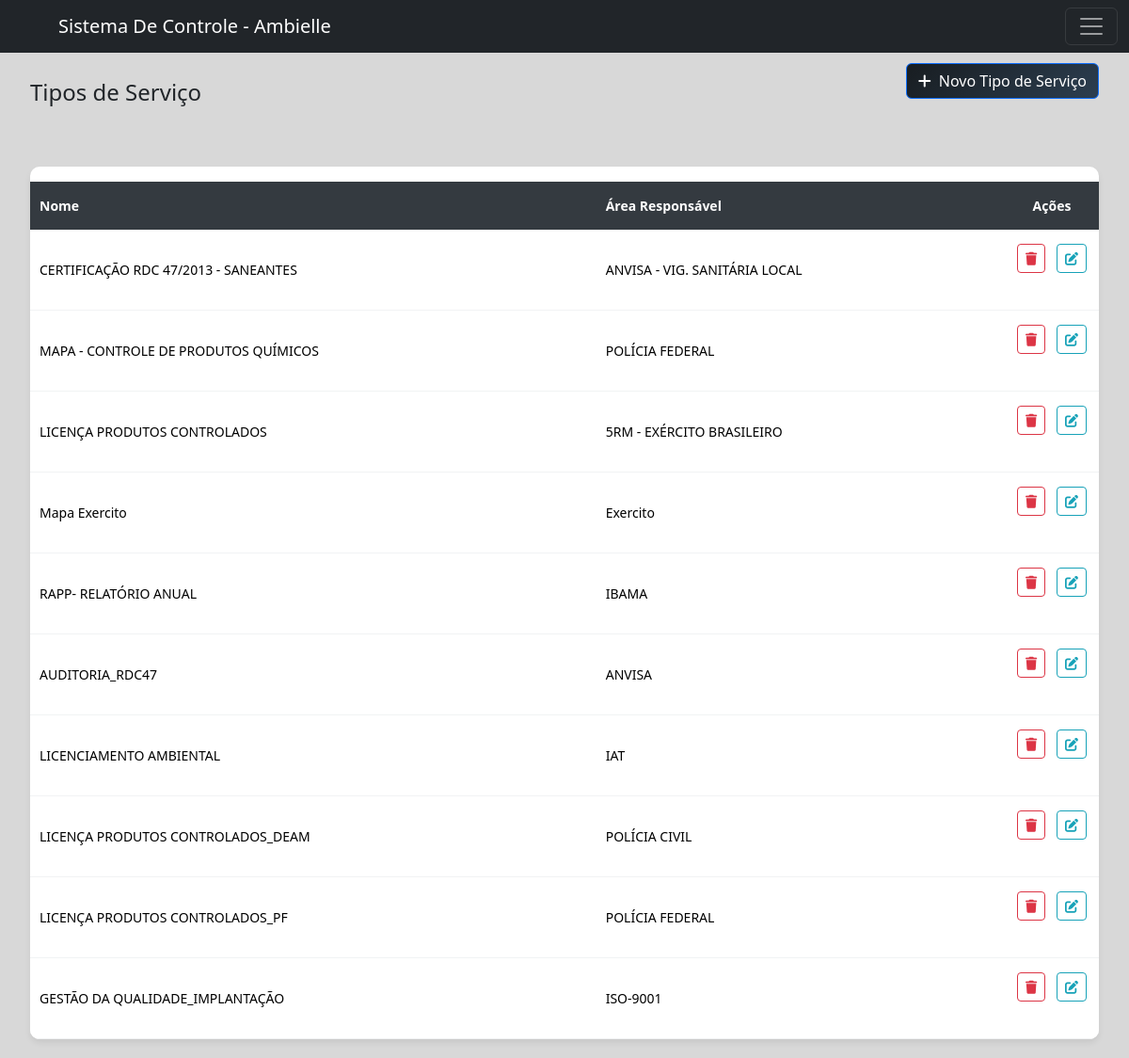
Page /ambielle/listaTipoServico/ (signed in) on the committed database.
### workflow/models.py (models this page shows, shortened)
class TipoServico(models.Model):
    nome = models.CharField(max_length=50, unique=True)
    orgao = models.CharField(max_length=50, blank=True)

### workflow/views/getPage.py (the view)
# urls.py: path('ambielle/listaTipoServico/', views.listaTipoServico, name='listaTipoServico'),
@login_required(login_url='workflow:login')
def listaTipoServico(request):
    title = 'Lista de Tipos de Serviço'
    tipos_servico = TipoServico.objects.all()
    paginator = Paginator(tipos_servico, 15)
    page_number = request.GET.get('page')
    page_obj = paginator.get_page(page_number)
    context = {
        'title': title,
        'page_obj': page_obj # Lista paginada dos serviços
    }
    return render(request, 'workflow/tipoServico.html', context)

### workflow/templates/workflow/tipoServico.html (shortened to what this page needs)
{% extends 'global/base.html' %}
{% load static %}
{% block content %}
  <main>
    <div class="container-fluid py-4">
      <div class="d-flex justify-content-between align-items-center mb-4">
        <h2 class="h4 text-dark mb-0">Tipos de Serviço</h2>
        <button type="button" class="btn btn-primary open-modal-btn" data-url="{% url 'workflow:tipoServico' %}">
          <i class="fas fa-plus me-2"></i>Novo Tipo de Serviço
        </button>
      </div>
    </div>
    <div class="container-fluid">
      <div class="card">
        <div class="card-body p-0">
          <div class="table-responsive">
            <table class="table table-hover mb-0">
              <thead>
                <tr>
                  <th>Nome</th>
                  <th>Área Responsável</th>
                  <th width="100" class="text-center">Ações</th>
                </tr>
              </thead>
          <tbody>
            {% for servico in page_obj %}
              <tr>
                <td>{{ servico.nome }}</td>
                <td>{{ servico.orgao }}</td>
                <td class="text-center">
                  <a href="{% url 'workflow:deleteTipoServico' servico.id %}"
                     onclick="return confirm('Tem certeza que deseja excluir este item?');"
                     class="btn btn-sm btn-outline-danger me-2"
                     title="Excluir tipo de serviço">
                    <i class="fas fa-trash"></i>
                  </a>
                  <a href="#" class="btn btn-sm btn-outline-primary edit-servico"
                     data-url="{% url 'workflow:updateTipoServico' servico.id %}"
                     title="Editar tipo de serviço">
                    <i class="fas fa-edit"></i>
                  </a>
                </td>
              </tr>
            {% endfor %}
          </tbody>
        </table>
      </div>
    </div>
  </div>
</div>
</main>
{% endblock %}

### base_static/global/css/modal_padrao.css (style rules this page uses)
:root { --modal-primary-color: #17a2b8; --modal-primary-hover: #138496; --modal-primary-dark: #117a8b; --modal-secondary-color: #6c757d; --modal-secondary-hover: #545b62; --modal-error-color: #e74c3c; --modal-success-color: #28a745; }

### base_static/global/css/variables.css (style rules this page uses)
:root { @import url('https://fonts.googleapis.com/css2?family=Cabin+Condensed:wght@400;500;600;700&family=Roboto+Mono:ital,wght@0,100..700;1,100..700&display=swap'); --primary-color: #6fddd8; --secondary-color: #181D21; --hover-sidebar: #3e4246; --background-color: #D1D2D4; --color-alt-list: #0fbeb6; --padding: 16px; --primary-font: 'Cabin Condensed', sans-serif; --secondary-font: 'Roboto Mono', sans-serif; }
body { margin: 0; padding: 20px; display: flex; min-height: 100vh; }
main { flex: 1; margin-top: 2%; display: flex; margin-left: 0; flex-direction: column; width: 100%; }

### base_static/global/css/forms.css (style rules this page uses)
.form-actions, .btn { margin-bottom: 1.5rem; }
.btn-primary { background: linear-gradient(135deg, var(--secondary-color), #2c3e50); color: white; }
.text-center { text-align: center; }
.me-2 { margin-right: 0.5rem; }

### base_static/global/css/home.css (style rules this page uses)
.table-responsive { overflow-x: auto; }
.table { width: 100%; margin-top: 1rem; border-collapse: collapse; }
.table th, .table td { padding: 0.75rem; text-align: left; border-bottom: 1px solid #dee2e6; }
.table th { background-color: #f8f9fa; font-weight: 600; }
.text-center { text-align: center; }

### base_static/global/css/timeLine.css (style rules this page uses)
.open-modal-btn { background-color: var(--primary-color); color: black; padding: 10px 20px; border: none; border-radius: 5px; cursor: pointer; font-size: 18px; max-width: 15rem; margin-left: 6%; border: var(--secondary-color) solid 2px ; transition: 0.3s; cursor: pointer; }

### base_static/global/css/suporte.css (style rules this page uses)
.container-fluid .card { border: none; box-shadow: 0 4px 6px rgba(0, 0, 0, 0.07); border-radius: 10px; overflow: hidden; }
.container-fluid .table th { background-color: #343a40 !important; color: white; font-weight: 600; border: none; padding: 15px 10px; font-size: 14px; }
.container-fluid .table td { padding: 15px 10px; vertical-align: middle; border-color: #f1f3f4; font-size: 14px; }
.container-fluid .btn-outline-primary { border-color: #17a2b8; color: #17a2b8; }

### rows in the picture
TipoServico: nome "CERTIFICAÇÃO RDC 47/2013 - SANEANTES", orgao "ANVISA - VIG. SANITÁRIA LOCAL"
TipoServico: nome "MAPA - CONTROLE DE PRODUTOS QUÍMICOS", orgao "POLÍCIA FEDERAL"
TipoServico: nome "LICENÇA PRODUTOS CONTROLADOS", orgao "5RM - EXÉRCITO BRASILEIRO"
TipoServico: nome "Mapa Exercito", orgao "Exercito"
TipoServico: nome "RAPP- RELATÓRIO ANUAL", orgao "IBAMA"
TipoServico: nome "AUDITORIA_RDC47", orgao "ANVISA"
TipoServico: nome "LICENCIAMENTO AMBIENTAL", orgao "IAT"
TipoServico: nome "LICENÇA PRODUTOS CONTROLADOS_DEAM", orgao "POLÍCIA CIVIL"
TipoServico: nome "LICENÇA PRODUTOS CONTROLADOS_PF", orgao "POLÍCIA FEDERAL"
TipoServico: nome "GESTÃO DA QUALIDADE_IMPLANTAÇÃO", orgao "ISO-9001"
